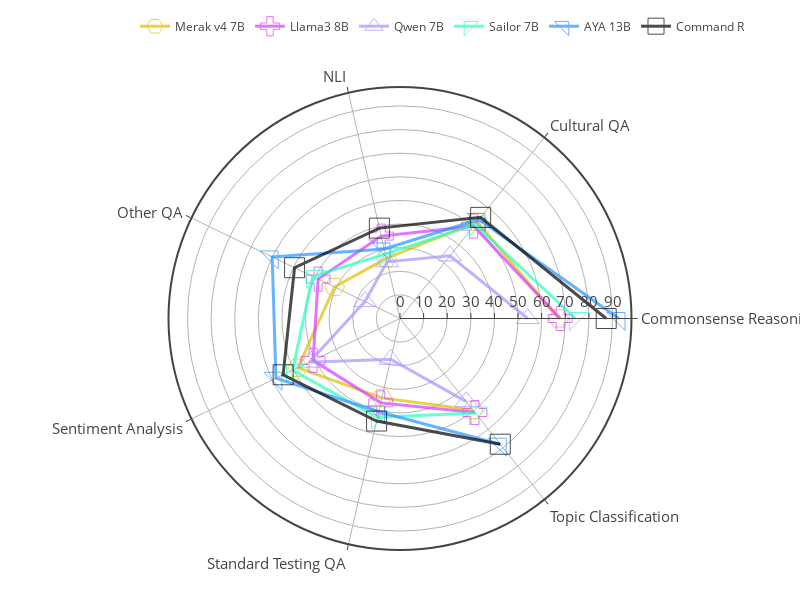

The notebook cell saved with this chart:
### Markdown cell above
Only the best model per group.

### Code cell
import plotly.express as px

fig = go.Figure()

pdf = df[(df['prompt_lang'] == 'eng')].groupby(['model', 'task'])[['accuracy','macro_f1_score','weighted_f1_score']].mean().reset_index()
pdf['group'] = pdf['model'].apply(lambda x: model_to_group[x])

for i, group in enumerate(pdf["group"].unique()):
    filtered_pdf = pdf[(pdf['group'] == group)].groupby(['model'])[['accuracy','macro_f1_score','weighted_f1_score']].mean().reset_index()
    filtered_pdf = filtered_pdf.sort_values('weighted_f1_score', ascending=False)
    best_model_in_group = filtered_pdf['model'][0]

    best_model_in_group_pdf = pdf[(pdf['model'] == best_model_in_group)]
    
    fig.add_trace(go.Scatterpolar(
          r=best_model_in_group_pdf['weighted_f1_score'],
          theta=best_model_in_group_pdf["task"].unique(),
          fill='none',
          line=dict(color=model_to_color[best_model_in_group] if group != 'Commercial' else '#000000', width=3),
          marker=dict(size=20, symbol=model_to_index[best_model_in_group]+100),
          name=model_to_display_name[best_model_in_group],
          opacity=0.7,
    ))

# fig.update_layout(
#     template='plotly_white',
# )

fig.update_layout(
    template='none',
    width=800,
    height=600,
    margin=dict(l=50, r=50, t=50, b=50),
    font_size = 15,
    showlegend = True,
    polar = dict(
      angularaxis = dict(
        linewidth = 2,
        showline=True,
        linecolor='light gray'
      ),
      radialaxis = dict(
        side = "counterclockwise",
        showline = True,
        linewidth = 1,
        gridcolor = "light gray",
        gridwidth = 1,
      ),
    ),
    legend=dict(
        orientation="h",
        yanchor="bottom",
        y=1.1,
        xanchor="right",
        x=1.0,
        font_size=12,
    )
)

fig.write_image('../figures/nlu/weighted_f1_score_per_task_grouped.pdf')
fig.show()

### Figure 1 — Plotly figure (JSON) as saved in the notebook; plotly's stock layout.template omitted (floating-point values rounded to 4 significant figures)
{"data": [{"fill": "none", "line": {"color": "#e3bd00", "width": 3}, "marker": {"size": 20, "symbol": 115}, "name": "Merak v4 7B", "opacity": 0.7, "r": [67.25, 52.35, 26.13, 30.77, 48.01, 34.49, 49.6], "theta": ["Commonsense Reasoning", "Cultural QA", "NLI", "Other QA", "Sentiment Analysis", "Standard Testing QA", "Topic Classification"], "type": "scatterpolar"}, {"fill": "none", "line": {"color": "#d43bff", "width": 3}, "marker": {"size": 20, "symbol": 103}, "name": "Llama3 8B", "opacity": 0.7, "r": [67.85, 50.02, 35.8, 38.49, 40.86, 36.65, 50.92], "theta": ["Commonsense Reasoning", "Cultural QA", "NLI", "Other QA", "Sentiment Analysis", "Standard Testing QA", "Topic Classification"], "type": "scatterpolar"}, {"fill": "none", "line": {"color": "#a791ff", "width": 3}, "marker": {"size": 20, "symbol": 105}, "name": "Qwen 7B", "opacity": 0.7, "r": [54.1, 33.93, 24.62, 16.51, 42.66, 17.72, 45.03], "theta": ["Commonsense Reasoning", "Cultural QA", "NLI", "Other QA", "Sentiment Analysis", "Standard Testing QA", "Topic Classification"], "type": "scatterpolar"}, {"fill": "none", "line": {"color": "#26ffc2", "width": 3}, "marker": {"size": 20, "symbol": 112}, "name": "Sailor 7B", "opacity": 0.7, "r": [74.28, 50.97, 27.98, 41.08, 50.48, 42.88, 51.26], "theta": ["Commonsense Reasoning", "Cultural QA", "NLI", "Other QA", "Sentiment Analysis", "Standard Testing QA", "Topic Classification"], "type": "scatterpolar"}, {"fill": "none", "line": {"color": "#2693ff", "width": 3}, "marker": {"size": 20, "symbol": 109}, "name": "AYA 13B", "opacity": 0.7, "r": [92.75, 53.65, 30.21, 60.09, 58.33, 40.53, 68.08], "theta": ["Commonsense Reasoning", "Cultural QA", "NLI", "Other QA", "Sentiment Analysis", "Standard Testing QA", "Topic Classification"], "type": "scatterpolar"}, {"fill": "none", "line": {"color": "#000000", "width": 3}, "marker": {"size": 20, "symbol": 101}, "name": "Command R", "opacity": 0.7, "r": [87.33, 54.79, 39.26, 49.56, 54.95, 44.56, 68.11], "theta": ["Commonsense Reasoning", "Cultural QA", "NLI", "Other QA", "Sentiment Analysis", "Standard Testing QA", "Topic Classification"], "type": "scatterpolar"}], "layout": {"font": {"size": 15}, "height": 600, "legend": {"font": {"size": 12}, "orientation": "h", "x": 1, "xanchor": "right", "y": 1.1, "yanchor": "bottom"}, "margin": {"b": 50, "l": 50, "r": 50, "t": 50}, "polar": {"angularaxis": {"linecolor": "light gray", "linewidth": 2, "showline": true, "type": "category"}, "radialaxis": {"autorange": true, "gridcolor": "light gray", "gridwidth": 1, "linewidth": 1, "range": [0, 98.05], "showline": true, "side": "counterclockwise", "type": "linear"}}, "showlegend": true, "width": 800}}
